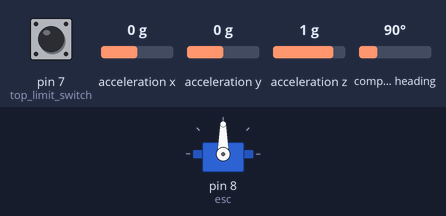
Bench run of a sketch on a simulated Arduino Uno, built with avr-gcc and run on an emulated ATmega328P. Parts: servo. The inputs (shaded band) are chosen by the test bench; at power-on: pin 7 (top_limit_switch) LOW, acceleration x 0 g, acceleration y 0 g, acceleration z 1 g, compass heading 90°. What the sketch prints to the serial monitor is not drawn.

Above: at 2.2 s.
2.3 s: pin 7 (top_limit_switch) pulled HIGH for 0.15 s
At 3.2 s:
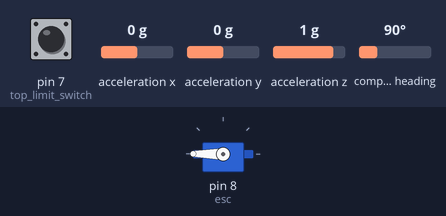
3.9 s: pin 7 (top_limit_switch) pulled HIGH for 1 s
Timing chart, 0 to 6.9 s (numbered marks = the images above; inputs shaded):
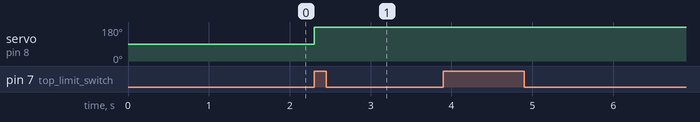

Measured:
- after the input at 2.3 s, servo on pin 8 (esc): 90° → 180° at once
- after the input at 3.9 s, every drawn part: stays the same

The sketch:

original_unedited_airbrake_code.ino
```cpp
#include <Servo.h>
#include <Wire.h>
#include <Adafruit_MPL3115A2.h>
#include <Adafruit_Sensor.h>
#include <Adafruit_BNO055.h>
#include <utility/imumaths.h>
Adafruit_BNO055 bno = Adafruit_BNO055(55);
Adafruit_MPL3115A2 baro = Adafruit_MPL3115A2();
Servo esc;
void setup() {
pinMode( 7, INPUT); //top limit switch
pinMode( 6, INPUT); // bottom limit switch
esc.attach(8); //servo pin
Serial.begin(9600);
Serial.println("Air brake test code"); Serial.println("");
if(!bno.begin())
{ Serial.print("No detection"); while(1); }
delay(1000);
bno.setExtCrystalUse(true);
}
void loop(void) {
  if (! baro.begin())
     { Serial.println("Couldnt find sensor"); return; }
int TargetHeight=300; //meters
int Cd = -1000 ;//drag factor we calculate using a function of velocity
int launch=1; //launch trigger
int flaps=1; // flap trigger
int z; // orientation value
int threshold=0; // lowest velocity airbrakes will work
sensors_event_t event; //grabbing sensor data
bno.getEvent(&event);
delay(100);
//Launch Detection Loop//
while(launch == 1) {
    while( digitalRead(7) == HIGH ) {
    esc.write(180); delay(5);} // motor set to hold position
    //gathering z acc. data
    imu::Vector<3> euler = bno.getVector(Adafruit_BNO055::VECTOR_LINEARACCEL);
           Serial.print("Waiting for launch ");
           Serial.print("\tAcceleration z: ");
           Serial.print(abs(euler.z()), 4);
           Serial.print("\n");
    z=abs(euler.z());
    delay(50);
//acceleration needed to detect launch m/s^2
if ( z > 4 ) {
          Serial.print("\nLaunch detected");
          Serial.print("\tmotor burning for 1.8 sec");
          delay(1800);
//Main Airbrake programProgram//
while(1) {
  sensors_event_t event;
  bno.getEvent(&event);
float a1 = baro.getAltitude(); //altitude check 1
delay(100);
float a2 = baro.getAltitude(); //altitude check 2
float vel = ((abs(a2)-abs(a1))/(.1)); //delta altitude over time = vertical vel
float Hp = ((vel*vel)*(sin(event.orientation.x)*(3.1415/180)))/(2*9.81) + a2 - Cd;
Serial.print("\ta1="); // debugging tool
Serial.print(a1, 4);
Serial.print("meters");
Serial.print("\ta2=");
Serial.print(a2, 4);
Serial.print("meters");
Serial.print("\tvel=");
Serial.print(vel, 4);
Serial.print("m/s");
Serial.print("\tthreshold= ");
Serial.print(threshold);
Serial.print("m/s\n");
//When Rocket Is Near Apogee//
if( vel <= threshold ) {
      Serial.print("\nVelocity Under Threshold closing flaps");
         //Closing Flaps
         if( digitalRead(7) == HIGH ) {
         esc.write(180);
         delay(1);
         if( digitalRead(7) == LOW ) {
         esc.write(90);
                                     }
                                      }
//Get Sensor Data//
  sensors_event_t event;
  bno.getEvent(&event);
a1 = baro.getAltitude(); //altitude check 1
delay(100);
a2 = baro.getAltitude(); //altitude check 2
vel = ((abs(a2)-abs(a1))/(.1)); //delta altitude over time = vertical vel
Hp = ((vel*vel)*(sin(event.orientation.x)*(3.1415/180)))/(2*9.81) + a2 - Cd;
Serial.print("\ta1="); // debugging tool
Serial.print(a1, 4);
Serial.print("meters");
Serial.print("\ta2=");
Serial.print(a2, 4);
Serial.print("meters");
Serial.print("\tvel=");
Serial.print(vel, 4);
Serial.print("m/s");
Serial.print("\tthreshold= ");
Serial.print(threshold);
Serial.print("m/s\n");
}
//Rocket Speed Above Limit//
if (vel >= threshold) {
  sensors_event_t event;
  bno.getEvent(&event);
a1 = baro.getAltitude(); //altitude check 1
delay(100);
a2 = baro.getAltitude(); //altitude check 2
vel = ((abs(a2)-abs(a1))/(.1)); //delta altitude over time = vertical vel
Hp = ((vel*vel)*(sin(event.orientation.x)*(3.1415/180)))/(2*9.81) + a2 - Cd;
Serial.print("\ta1="); // debugging tool
Serial.print(a1, 4);
Serial.print("meters");
Serial.print("\ta2=");
Serial.print(a2, 4);
Serial.print("meters");
Serial.print("\tvel=");
Serial.print(vel, 4);
Serial.print("m/s");
Serial.print("\tthreshold= ");
Serial.print(threshold);
Serial.print("m/s\n");
//Overshooting
if (Hp >= TargetHeight) {
   Serial.print("\nOvershooting Target Height, opening flaps");
      if(( digitalRead(6) == HIGH ) && ( Hp >= TargetHeight )){
         Serial.print("\nOvershooting Target Height, opening flaps");
         esc.write(0);
         delay(1);
//Get Sensor Data//
  sensors_event_t event;
  bno.getEvent(&event);
a1 = baro.getAltitude(); //altitude check 1
delay(100);
a2 = baro.getAltitude(); //altitude check 2
vel = ((abs(a2)-abs(a1))/(.1)); //delta altitude over time = vertical vel
Hp = ((vel*vel)*(sin(event.orientation.x)*(3.1415/180)))/(2*9.81) + a2 - Cd;
Serial.print("\ta1="); // debugging tool
Serial.print(a1, 4);
Serial.print("meters");
Serial.print("\ta2=");
Serial.print(a2, 4);
Serial.print("meters");
Serial.print("\tvel=");
Serial.print(vel, 4);
Serial.print("m/s");
Serial.print("\tthreshold= ");
Serial.print(threshold);
Serial.print("m/s\n");
}
         //stop opening when they are open
         else if(digitalRead(6) == (LOW)) {
         esc.write(90);
         Serial.print("\nFlaps Opened");
                        }
         }
//UnderShooting//
else if(Hp <= TargetHeight) {
      Serial.print("\nUndershooting, Closing Flaps");
      if((digitalRead(7) == HIGH) && (Hp <= TargetHeight)) {
      esc.write(180);
      delay(1);
//Get Sensor Data//
 sensors_event_t event;
 bno.getEvent(&event);
a1 = baro.getAltitude(); //altitude check 1
delay(100);
a2 = baro.getAltitude(); //altitude check 2
vel = ((abs(a2)-abs(a1))/(.1)); //delta altitude over time = vertical vel
Hp = ((vel*vel)*(sin(event.orientation.x)*(3.1415/180)))/(2*9.81) + a2 - Cd;
Serial.print("\ta1="); // debugging tool
Serial.print(a1, 4);
Serial.print("meters");
Serial.print("\ta2=");
Serial.print(a2, 4);
Serial.print("meters");
Serial.print("\tvel=");
Serial.print(vel, 4);
Serial.print("m/s");
Serial.print("\tthreshold= ");
Serial.print(threshold);
Serial.print("m/s\n");
      }
     else if(digitalRead(7) == (LOW)) {
     esc.write(90); delay(1); Serial.print("\nFlaps closed");
                                      }
}}}}}}
```
